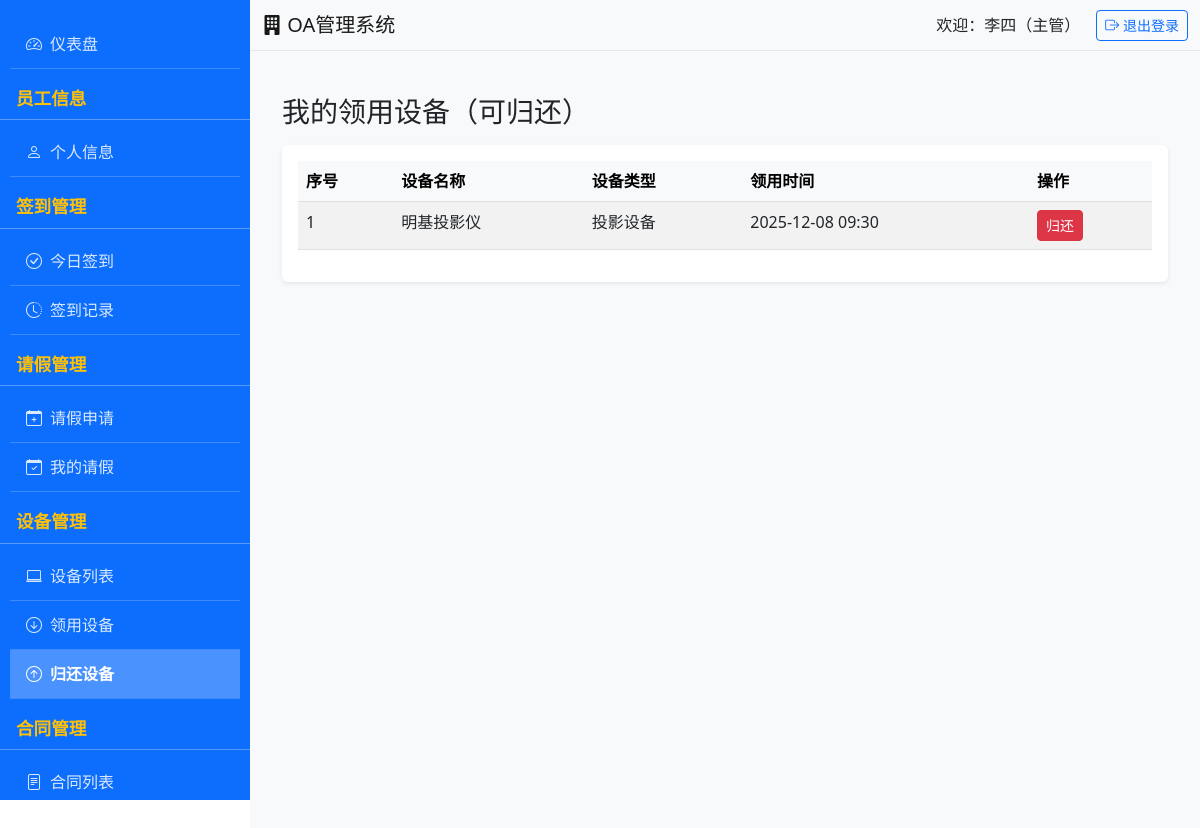
Screenshot of /equipment/return (signed in) with the database file from the repository.
### app.py (models this page shows)
class Equipment(db.Model):
    __tablename__ = 'equipment'
    id = db.Column(db.Integer, primary_key=True)
    name = db.Column(db.String(100), nullable=False)
    type = db.Column(db.String(50), nullable=False)  # 电脑/打印机/投影仪等
    status = db.Column(db.String(20), nullable=False, default='空闲')  # 空闲/已领用
    user_id = db.Column(db.Integer, db.ForeignKey('user.id'), nullable=True)  # 领用者，可为空
    borrow_time = db.Column(db.DateTime, nullable=True)
    return_time = db.Column(db.DateTime, nullable=True)
    is_active = db.Column(db.Integer, default=1)
    __table_args__ = (
        db.CheckConstraint('(status = "已领用" AND user_id IS NOT NULL) OR (status = "空闲" AND user_id IS NULL)',
                           name='check_equipment_status'),
    )

### app.py (the view, shortened to what this page needs)
@app.route('/equipment/return', methods=['GET', 'POST'])
@login_required
def equipment_return():
    user_id = session.get('user_id')
    my_equipments = Equipment.query.filter_by(
        user_id=user_id,
        status='已领用'
    ).all()
    return render_template('equipment/return.html', equipments=my_equipments)

### app.py (called while the page is built)
def login_required(f):
    @wraps(f)
    def decorated_function(*args, **kwargs):
        if 'user_id' not in session:
            flash('请先登录！', 'warning')
            return redirect(url_for('login'))
        return f(*args, **kwargs)
    return decorated_function

### templates/equipment/return.html (shortened to what this page needs)
{% extends 'base.html' %}
{% block content %}
<div class="container mt-4">
    <h3>我的领用设备（可归还）</h3>
    <div class="card mt-3 shadow-sm">
        <div class="card-body">
            <div class="table-responsive">
                <table class="table table-striped table-hover">
                    <thead class="table-light">
                        <tr>
                            <th>序号</th>
                            <th>设备名称</th>
                            <th>设备类型</th>
                            <th>领用时间</th>
                            <th>操作</th>
                        </tr>
                    </thead>
                    <tbody>
                        {% for equip in equipments %}
                        <tr>
                            <td>{{ loop.index }}</td>
                            <td>{{ equip.name }}</td>
                            <td>{{ equip.type }}</td>
                            <td>{{ equip.borrow_time.strftime('%Y-%m-%d %H:%M') if equip.borrow_time else '-' }}</td>
                            <td>
                                <form method="POST" onsubmit="return confirm('确定归还该设备吗？');">
                                    <button type="submit" class="btn btn-danger btn-sm">归还</button>
                                </form>
                            </td>
                        </tr>
                        {% endfor %}
                    </tbody>
                </table>
            </div>
        </div>
    </div>
</div>
{% endblock %}

### templates/base.html (style rules this page uses)
.card { box-shadow: 0 0.125rem 0.25rem rgba(0, 0, 0, 0.075); border: none; margin-bottom: 20px; }

### rows the page displays
Equipment: name "明基投影仪", type "投影设备", borrow_time "2025-12-08 09:30"

### other values shown
{{ session.real_name }} "李四"
{{ session.role }} "主管"
